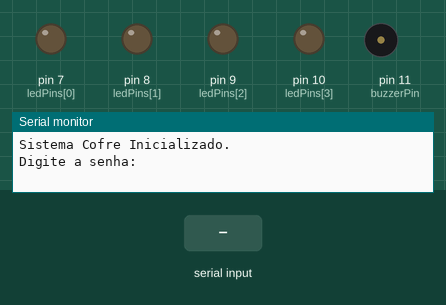
This sketch was run on a simulated Arduino Mega 2560, built with avr-gcc and run on an emulated ATmega2560. Shown: output pins drawn as LEDs (lit = HIGH), buzzer (waves = sounding, pin HIGH), the last lines printed to the serial monitor. Dashed ring = blinking. Inputs (shaded band) come from the test bench.

Above: at 1.2 s.
1.3 s: "90,45\n" received over Serial
At 1.7 s:
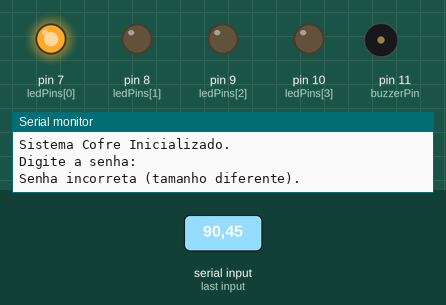
2.8 s: "R,45\n" received over Serial
At 4.0 s:
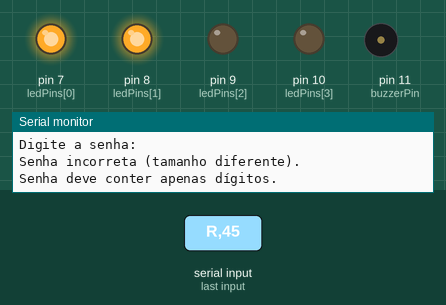
4.3 s: "30,150\n" received over Serial
At 5.2 s:
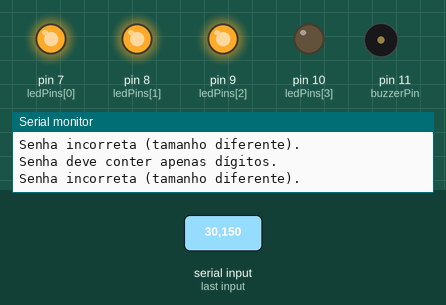
5.8 s: "5\n" received over Serial
At 6.57 s:
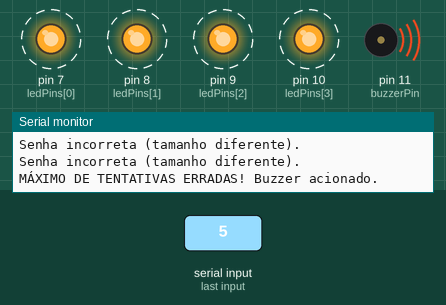
Timing chart, 0 to 9.8 s (numbered marks = the images above; inputs shaded):
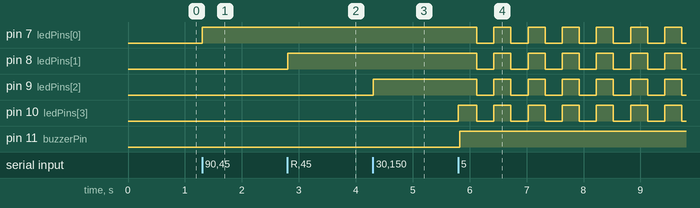

The sketch:

arduino_code.ino
```cpp
const int ledPins[4] = {7, 8, 9, 10};  // LEDs para indicar tentativas erradas
const int buzzerPin = 11;              // Buzzer
const int senhaCorreta[] = {1, 2, 3, 4}; // Senha correta
const int tamanhoSenha = 4;

int tentativasErradas = 0;
bool cofreDesbloqueado = false;

String entradaSerial = "";

void setup() {
  Serial.begin(9600);    // Comunicação com monitor serial (entrada senha)
  Serial1.begin(9600);   // Comunicação UART com PIC

  for (int i = 0; i < 4; i++) {
    pinMode(ledPins[i], OUTPUT);
    digitalWrite(ledPins[i], LOW);
  }
  pinMode(buzzerPin, OUTPUT);
  digitalWrite(buzzerPin, LOW);

  Serial.println("Sistema Cofre Inicializado.");
  Serial.println("Digite a senha:");
}

void loop() {
  // Verifica se recebeu comando do PIC para resetar tentativas
  if (Serial1.available()) {
    char comando = Serial1.read();
    if (comando == 'R') {  // R = Reset enviado pelo PIC
      resetTentativas();
      Serial.println("Tentativas resetadas via PIC.");
    }
  }

  // Lê dados do monitor serial para receber a senha
  while (Serial.available()) {
    char c = Serial.read();
    if (c == '\n' || c == '\r') {
      if (entradaSerial.length() > 0) {
        verificaSenha(entradaSerial);
        entradaSerial = "";
      }
    } else {
      entradaSerial += c;
    }
  }
}

void verificaSenha(String senhaInput) {
  if (cofreDesbloqueado) {
    Serial.println("Cofre já desbloqueado.");
    return;
  }

  // Verifica tamanho da senha
  if (senhaInput.length() != tamanhoSenha) {
    Serial.println("Senha incorreta (tamanho diferente).");
    registraTentativaErrada();
    return;
  }

  int senhaInputInt[tamanhoSenha];
  for (int i = 0; i < tamanhoSenha; i++) {
    if (!isDigit(senhaInput[i])) {
      Serial.println("Senha deve conter apenas dígitos.");
      registraTentativaErrada();
      return;
    }
    senhaInputInt[i] = senhaInput[i] - '0';
  }

  // Compara com senha correta
  bool correta = true;
  for (int i = 0; i < tamanhoSenha; i++) {
    if (senhaInputInt[i] != senhaCorreta[i]) {
      correta = false;
      break;
    }
  }

  if (correta) {
    cofreDesbloqueado = true;
    Serial.println("Senha correta! Cofre desbloqueado.");
    Serial1.write('U');  // Envia sinal para PIC
    apagaTudo();
  } else {
    Serial.println("Senha incorreta.");
    registraTentativaErrada();
  }
}

void registraTentativaErrada() {
  tentativasErradas++;
  atualizaIndicadores();

  Serial1.write('E'); // E = tentativa errada
  Serial1.write(tentativasErradas);

  if (tentativasErradas >= 4) {
    Serial.println("MÁXIMO DE TENTATIVAS ERRADAS! Buzzer acionado.");
    digitalWrite(buzzerPin, HIGH);
    piscaTodosLeds(10, 300);  // Pisca todos os LEDs 10 vezes

    // Após piscadas, manter todos LEDs acesos
    for (int i = 0; i < 4; i++) {
      digitalWrite(ledPins[i], HIGH);
    }
  }
}

void atualizaIndicadores() {
  for (int i = 0; i < 4; i++) {
    if (tentativasErradas > i) {
      digitalWrite(ledPins[i], HIGH);
    } else {
      digitalWrite(ledPins[i], LOW);
    }
  }

  if (tentativasErradas < 4) {
    digitalWrite(buzzerPin, LOW);
  }
}

void piscaTodosLeds(int vezes, int intervalo) {
  for (int i = 0; i < vezes; i++) {
    for (int j = 0; j < 4; j++) {
      digitalWrite(ledPins[j], HIGH);
    }
    delay(intervalo);
    for (int j = 0; j < 4; j++) {
      digitalWrite(ledPins[j], LOW);
    }
    delay(intervalo);
  }
}

void apagaTudo() {
  for (int i = 0; i < 4; i++) {
    digitalWrite(ledPins[i], LOW);
  }
  digitalWrite(buzzerPin, LOW);
}

void resetTentativas() {
  tentativasErradas = 0;
  cofreDesbloqueado = false;
  apagaTudo();
  Serial.println("Sistema resetado. Digite a senha:");
}
```

Measured:
- after the input at 1.3 s, pin 7 (ledPins[0]): LOW → HIGH at once
- after the input at 2.8 s, pin 8 (ledPins[1]): LOW → HIGH at once
- after the input at 4.3 s, pin 9 (ledPins[2]): LOW → HIGH at once
- after the input at 5.8 s, pin 7 (ledPins[0]), pin 8 (ledPins[1]), pin 9 (ledPins[2]): alternates HIGH for 0.30 s and LOW for 0.30 s, starting after 0.33 s; pin 10 (ledPins[3]): alternates HIGH for 0.30 s and LOW for 0.30 s, starting at once; pin 11 (buzzerPin): LOW → HIGH at once
